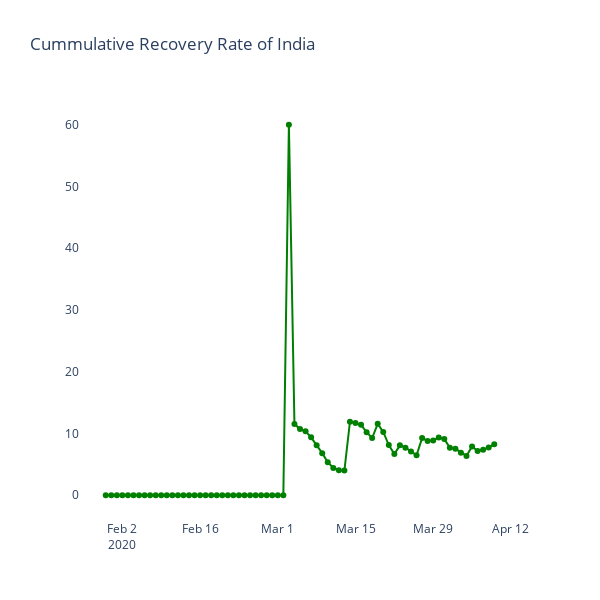

Notebook cell for this chart:
### Code cell
fig = go.Figure()
fig.add_trace(go.Scatter(x=temp['Date'], y=temp['Recovery_rate(%)'],
                    mode='lines+markers',marker_color='green'))
fig.update_layout(title_text = 'Cummulative Recovery Rate of India')
fig.update_layout(plot_bgcolor='rgb(275, 270, 273)',width=600, height=600)
fig.show()
